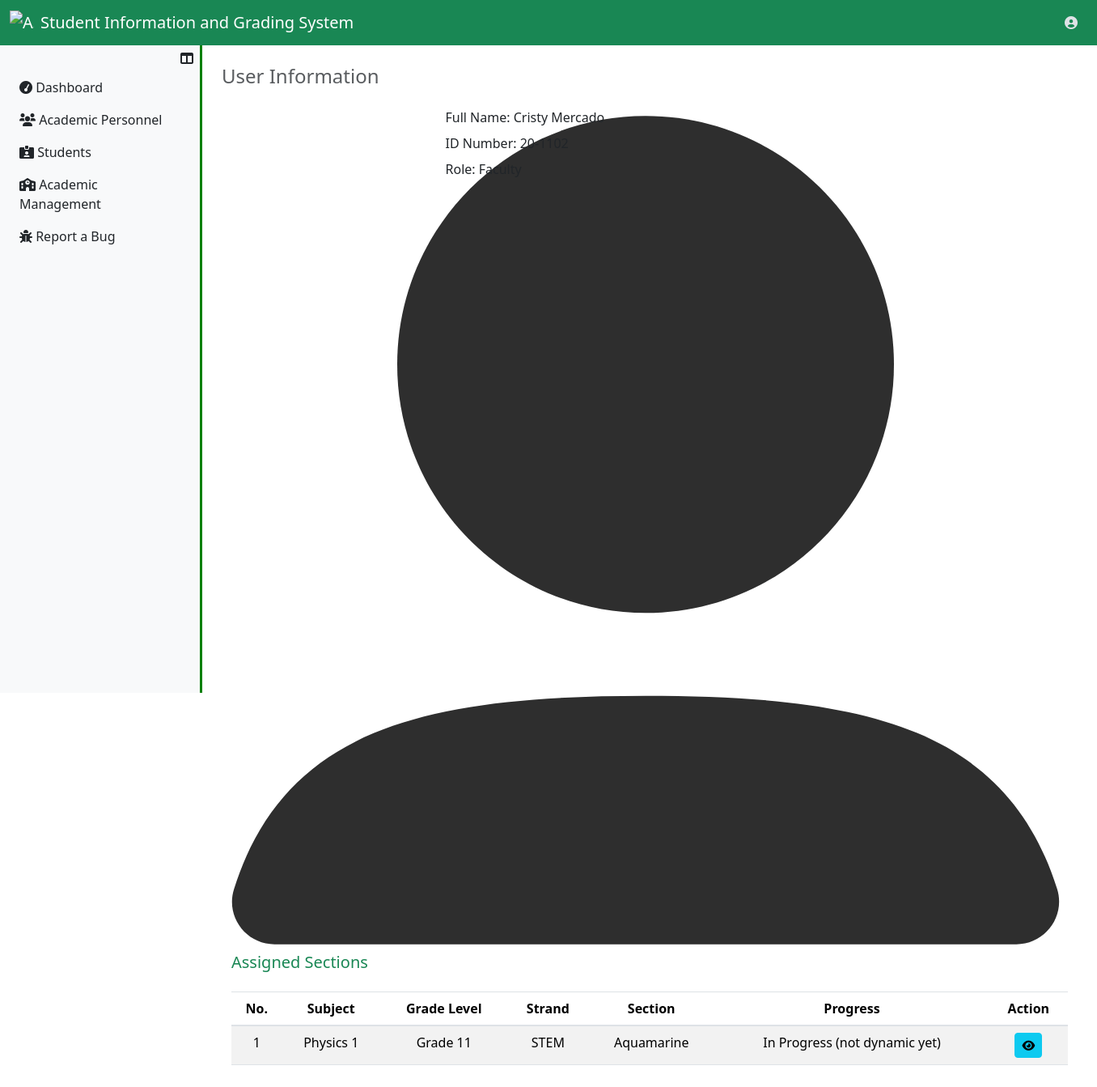
The page /UserRegistrar/ViewFacultyUser.php?user_id=7 (signed in) on the database its author committed.
### tables this page shows
CREATE TABLE `users_tbl` (
  `user_id` int(11) NOT NULL,
  `id_number` varchar(50) NOT NULL,
  `u_fname` varchar(50) NOT NULL,
  `u_mname` varchar(50) DEFAULT NULL,
  `u_lname` varchar(50) NOT NULL,
  `u_suffix` varchar(10) DEFAULT NULL,
  `u_sex` enum('Male','Female') NOT NULL,
  `u_birthdate` date NOT NULL,
  `user_email` varchar(50) NOT NULL,
  `role` enum('Faculty','Registrar') NOT NULL,
  `user_password` longtext NOT NULL,
  `user_profile` mediumtext NOT NULL,
  `user_status` enum('Active','Inactive') NOT NULL
);

CREATE TABLE `faculty_assignments_tbl` (
  `f_assignment_id` int(11) NOT NULL,
  `fk_user_id` int(11) NOT NULL,
  `fk_subject_id` int(11) NOT NULL,
  `fk_section_id` int(11) NOT NULL,
  `fk_year_id` int(11) NOT NULL,
  `fk_strand_id` int(11) NOT NULL,
  `f_academic_year` varchar(20) NOT NULL,
  `insrt_ts` datetime NOT NULL DEFAULT current_timestamp(),
  `updt_ts` datetime DEFAULT NULL
);

CREATE TABLE `subjects_tbl` (
  `subject_id` int(11) NOT NULL,
  `subject_name` varchar(250) NOT NULL,
  `subject_status` enum('Active','Inactive') NOT NULL DEFAULT 'Active',
  `insrt_ts` datetime NOT NULL DEFAULT current_timestamp(),
  `updt_ts` datetime DEFAULT NULL
);

CREATE TABLE `year_levels_tbl` (
  `year_level_id` int(11) NOT NULL,
  `yl_name` varchar(250) NOT NULL,
  `insrt_ts` datetime NOT NULL,
  `updt_ts` datetime DEFAULT NULL
);

CREATE TABLE `strands_tbl` (
  `strand_id` int(11) NOT NULL,
  `strand_name` varchar(250) NOT NULL,
  `strand_nn` varchar(20) NOT NULL,
  `insrt_ts` datetime NOT NULL,
  `updt_ts` datetime DEFAULT NULL
);

CREATE TABLE `sections_tbl` (
  `section_id` int(11) NOT NULL,
  `fk_year_id` int(11) NOT NULL,
  `fk_strand_id` int(11) NOT NULL,
  `section_name` varchar(250) NOT NULL,
  `insrt_ts` datetime NOT NULL,
  `updt_ts` datetime DEFAULT NULL
);

### UserRegistrar/ViewFacultyUser.php (the view, shortened to what this page needs)
<?php
  include ("../server_connection/db_connect.php");
  if (!empty($_SESSION["id_number"])){
    $user_id = $_SESSION["user_id"];
    $sql = "SELECT * FROM users_tbl WHERE user_id=$user_id";
    try{
      $result = $conn->prepare($sql);
      $result->execute();
      if($result->rowCount()>0){
        $data = $result->fetch(PDO::FETCH_ASSOC);
        $id_number = $data['id_number'];
      }
    }catch(Exception $e){
      echo "Error" . $e;
    }
  };
?>
<?php
    if (isset($_GET['user_id'])) {
        $user_id = $_GET['user_id'];
        $sql = "SELECT * FROM users_tbl WHERE user_id='$user_id'";
        try{
        $result = $conn->prepare($sql);
        $result->execute();
        if($result->rowCount()>0){
            $data = $result->fetch(PDO::FETCH_ASSOC);
            $id_number = $data["id_number"];
            $user_fullname = $data["u_fname"] . " " . $data["u_lname"];
            $role = $data["role"];
            $user_profile = $data["user_profile"];
        }
        }catch(Exception $e){
        echo "Error" . $e;
        }
    };
?>
<!DOCTYPE html>
<html lang="en">
<head>
    <link href="https://stackpath.bootstrapcdn.com/bootstrap/4.5.2/css/bootstrap.min.css" rel="stylesheet">
    <link rel="stylesheet" href="../../Bootstrap/css/bootstrap.min.css">
</head>
<body>
    <?php
        include '../Assets/components/RegistrarNavbar.php';
    ?>
    <div class="d-flex">
        <?php
            include '../Assets/components/RegistrarSidebar.php';
        ?>
        <div class="content p-4 w-100">
            <h4 class="text-muted mb-4">User Information</h4>
            <div class="main-content">
                <div class="container">
                        <div class="main">
                            <div class="profile-info-container">
                                <div class="row">
                                    <div class="col-sm-3">
                                        <div class="box2" style="margin-top: 10px; margin-bottom: 10px; height:auto; width: 100%">
                                            <?php
                                                if (empty($user_profile)){
                                                    echo "
                                                        <img src='../Assets/img/profile_pictures/userdefaultprofile.jpg' alt='Huhu' class='avatar  mx-auto d-block'>
                                                    ";
                                                }else{
                                                    echo "
                                                        <img src='../Assets/img/profile_pictures/$user_profile' alt='else' class='avatar  mx-auto d-block'>
                                                    ";
                                                }
                                            ?>
                                        </div>
                                    </div>
                                    <div class="col-lg-7">
                                        <div class="row">
                                            <div class="col-12">
                                                <label>Full Name: <?php echo $user_fullname ?> </label>
                                            </div>
                                            <div class="col-12">
                                                <label>ID Number: <?php echo $id_number ?> </label>
                                            </div>
                                            <div class="col-12">
                                                <label>Role: <?php echo $role ?> </label>
                                            </div>
                                        </div>
                                    </div>
                                </div>
                            </div>
                            <div class="assigned-subjects">
                                <h5 class="text-success mb-4">Assigned Sections</h5>
                                <div class="table-responsive">
                                    <table class="table table-striped" id="studentsTable">
                                        <thead align="center">
                                            <tr>
                                                <th>No.</th>
                                                <th>Subject</th>
                                                <th>Grade Level</th>
                                                <th>Strand</th>
                                                <th>Section</th>
                                                <th>Progress</th>
                                                <th>Action</th>
                                            </tr>
                                        </thead>
                                        <tbody id="tableBody" align="center">
                                            <?php
                                                $sql = "SELECT FA.f_assignment_id, A.subject_name, B.yl_name, C.strand_nn, D.section_name FROM
                                                faculty_assignments_tbl AS FA INNER JOIN subjects_tbl AS A ON FA.fk_subject_id=A.subject_id
                                                INNER JOIN year_levels_tbl AS B ON FA.fk_year_id=B.year_level_id
                                                INNER JOIN strands_tbl AS C ON FA.fk_strand_id=C.strand_id
                                                INNER JOIN sections_tbl AS D ON FA.fk_section_id=section_id
                                                INNER JOIN users_tbl As E ON FA.fk_user_id=E.user_id WHERE FA.fk_user_id='$user_id'";
                                                try
                                                {
                                                    $result=$conn->prepare($sql);
                                                    $result->execute();
                                                    if($result->rowcount()>0)
                                                    {
                                                        $i=1;
                                                        while($row=$result->fetch(PDO::FETCH_ASSOC))
                                                        {
                                                            echo "
                                                                <tr>
                                                                    <td class='text-center'>{$i} </td>
                                                                    <td class='text-center'>{$row["subject_name"]}</td>
                                                                    <td>{$row["yl_name"]}</td>
                                                                    <td>{$row["strand_nn"]} </td>
                                                                    <td>{$row["section_name"]} </td>
                                                                    <td>In Progress (not dynamic yet)</td>";
                                                                    ?>
                                                                    <td class='text-center'>
                                                                        <?php
                                                                        echo "
                                                                            <a href='ViewAssignedSubject.php?f_assignment_id={$row["f_assignment_id"]}' class='btn btn-info btn-sm'>
                                                                                <i class='fas fa-eye'></i>
                                                                            </a>
                                                                        ";
                                                                        ?>
                                                                    </td>
                                                                </tr>
                                                            <?php
                                                            $i++;
                                                        }
                                                    }
                                                    else
                                                    {
                                                        echo "<tr><tdv colspan = '7'> No records found. </td></tr>";
                                                    }
                                                }
                                                catch(Exception $e)
                                                {
                                                    echo "Unexpected error has been occured!" . $e ->getMessage();
                                                }
                                            ?>
                                        </tbody>
                                    </table>
                                </div>
                            </div>
                        </div>
                    </div>
                </div>
            </div>
        </div>
</body>
</html>

### UserRegistrar/ViewFacultyUser.php (style rules this page uses)
.table-responsive { height: 375px; }
.content { transition: margin-left 0.3s ease; }

### rows shown on the page
users_tbl: user_profile (placeholder picture), user_fullname "Cristy Mercado", id_number "20-1102", role "Faculty"
faculty_assignments_tbl: fk_subject.subject_name "Physics 1", fk_year.yl_name "Grade 11", fk_strand.strand_nn "STEM", fk_section.section_name "Aquamarine"
